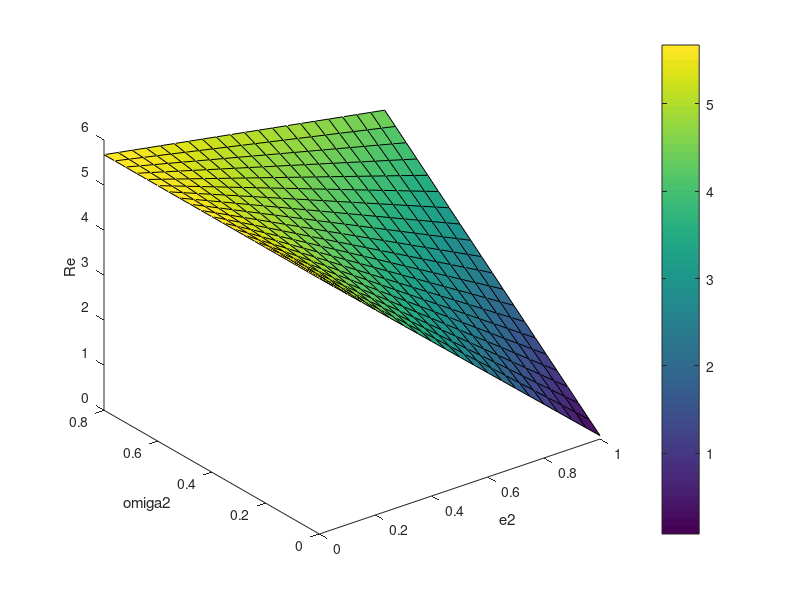

This figure's MATLAB source:
beta1 = 0.026; 
beta2 = 0.030;
beta3 = 0.021;
mu = 0.109;
k = 0.0071;
omiga2 = 0.4;
rho1 = 0.00005;
rho2 = 0.00002; 
theta = 1.8; 
De = 6;
Da = 4;
Dc = 0.025; 
q1 = 0.90;
q2 = 0.275;
q3 = 0.075;
y1 = 0.00608; 
y2 = 0.025; 
Yd = 0.03; 
Yc = 0.005; 
Yu = 0.004; 
e2=0.5;
r = 0.499;


step = 10;
para1 = omiga2; 
para2 = e2;  

para1_flow = [0:para1/step:2*para1]; 
para2_flow = [0:para2/step:2*para2]; 

Re = zeros(size(para1_flow,2),size(para2_flow,2));


for i = 1:size(para1_flow,2)
    for j = 1:size(para2_flow,2)
        omiga2 = para1_flow(i);
        e2 = para2_flow(j);
        F = [0 beta1 beta1 beta1 beta2 beta3;
         0 0 0 0 0 0;
         0 0 0 0 0 0;
         0 0 0 0 0 0;
         0 0 0 0 mu*omiga2*theta+theta*mu*(1-e2)*(1-omiga2) 0;
         0 0 0 0 0 mu*omiga2*theta+theta*mu*(1-e2)*(1-omiga2)];
         V = [De 0 0 0 0 0;
             -rho1*De Da 0 0 0 0;
             -rho2*De 0 Da 0 0 0;
             -(1-rho1-rho2)*De 0 0 Da 0 0;
             0 -q1*Da -q2*Da -q3*Da Dc+k+Yc -y1;
             0 0 0 0 -(1-r)*Dc (y1+y2+k+Yd+Yu)];
        Vinv = inv(V); 

        tmp = F * Vinv;
        rad = max(abs(eig(tmp)));
        Re(i,j) = rad;
    end
end
save('omiga2_e2_Re.mat','para1_flow','para2_flow','Re');%output
surf(para2_flow,para1_flow,Re),xlabel('e2'),ylabel('omiga2'),zlabel('Re') 
grid off 
colorbar

